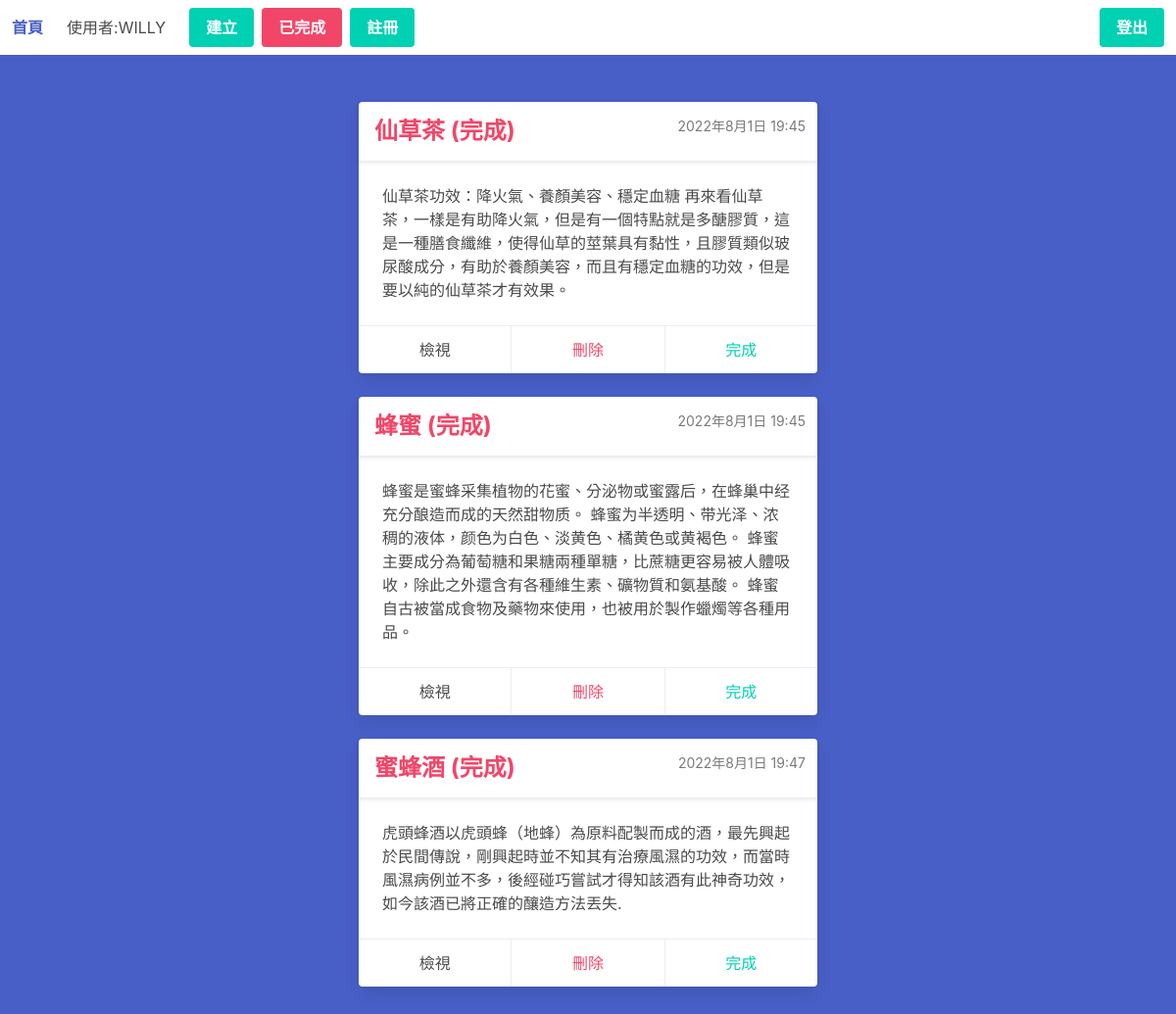
The page /todo/ (signed in) on the database its author committed.
### todo/models.py (models this page shows)
class Todo(models.Model):
    title = models.CharField(max_length=100)
    text = models.TextField(blank=True)
    created = models.DateTimeField(auto_now_add=True)
    price = models.CharField(max_length=100)
    capacity = models.CharField(max_length=100)
    photo = models.ImageField(upload_to='static/',blank=True,null=True)
    date_completed = models.DateTimeField(null=True, blank=True)
    completed = models.BooleanField(default=False)
    important = models.BooleanField(default=True)
    user = models.ForeignKey(User, on_delete=models.CASCADE)
    def __str__(self):
        return f'{self.id}-{self.title}({self.user.username})'

### todo/views.py (the view)
# urls.py: path('todo/', views.todo, name='todo'),
def todo(request):
    todos = None
    if request.user.is_authenticated:
        todos = Todo.objects.filter(user=request.user)
        print(todos)
    return render(request, './todo/todo.html', {'todos': todos})

### todo/templates/todo/todo.html (shortened to what this page needs)
{% extends 'base.html' %}  {% block content %}
<div class="hero is-link is-fullheight-with-navbar">
  <div class="hero-body">
    <div class="container">
      {% if not todos %}
      <h1 class="is-size-1">目前無列表</h1>
      <form action="{% url 'create' %}">
        <button class="button is-warning">新增</button>
      </form>
      {% else %} {% for todo in todos %}
      <div class="columns is-centered">
        <div class="column is-6">
          <div class="card">
            <header class="card-header">
              {% if todo.important %}
              <p class="card-header-title has-text-danger is-size-4">
                {{ todo.title|truncatechars:20 }} {% if todo.completed%}
                (完成){%endif %}
              </p>
              {% else %}
              <p class="card-header-title has-text-info is-size-4">
                {{todo.title|truncatechars:20}} {% if todo.completed %}
                (完成){%endif %}
              </p>
              {% endif %}
              <p class="has-text-right pr-3 py-3 has-text-grey">
                <small>{{todo.created}}</small>
              </p>
            </header>
            <div class="card-content">
              <div class="content">
                {{todo.text}}
                <br />
              </div>
            </div>
            <footer class="card-footer">
              <a href="{% url 'view' todo.id %}" class="card-footer-item">檢視</a>
              <a href="{% url 'delete' todo.id %}" class="card-footer-item has-text-danger">刪除</a>
              <a href="{% url 'completed_by_id' todo.id %}" class="card-footer-item has-text-primary">完成</a>
            </footer>
          </div>
        </div>
      </div>
      {% endfor %} {% endif %}
    </div>
  </div>
</div>
{% endblock %}

### templates/base.html (shortened to what this page needs)
{% load static %}
<!DOCTYPE html>
<html lang="zh-Hant">
  <head>
    <link
      rel="stylesheet" href="https://cdnjs.cloudflare.com/ajax/libs/font-awesome/5.15.0/css/all.min.css"
    />
    <link
      rel="stylesheet" href="https://cdn.jsdelivr.net/npm/bulma@0.9.3/css/bulma.min.css"
    />
  </head>
  <body>
    <nav class="navbar" role="navigation" aria-label="main navigation">
      <div class="navbar-brand">
         <a class="navbar-item" href="{% url 'index' %}">
          <strong>首頁</strong>
        </a>
      </div>
      <div id="navbar-links" class="navbar-menu">
        <div class="navbar-start">
          {% if user.is_authenticated %}
          <a class="navbar-item" href="{% url 'profile' %}">
            使用者:{{user.username|upper}}
          </a>
          <div class="navbar-item">
            <div class="buttons">
              <a class="button is-primary" href="{% url 'create' %}">
                <strong>建立</strong>
              </a>
              <a class="button is-danger" href="{% url 'completed' %}">
                <strong>已完成</strong>
              </a>
              <a class="button is-primary" href="{% url 'register' %}">
                <strong>註冊</strong>
              </a>
            </div>
          </div>
        </div>
        {% endif %}
        <div class="navbar-end">
          <div class="navbar-item">
            <div class="buttons">
              {% if not user.is_authenticated %}
              <a class="button is-light" href="{% url 'login' %}"> 登入 </a>
              {% else %}
              <a class="button is-primary" href="{% url 'logout' %}">
                <strong>登出</strong>
              </a>
              {% endif %}
            </div>
          </div>
        </div>
      </div>
    </nav>
    {% block content %} {% endblock %}
  </body>
</html>

### rows shown on the page
Todo: title "仙草茶", completed "(完成)", created "2022年8月1日 19:45", text "仙草茶功效：降火氣、養顏美容、穩定血糖 再來看仙草茶，一樣是有助降火氣，但是有一個特點就是多醣膠質，這是一種膳食纖維，使得仙草的莖葉具有黏性，且膠質類似玻尿酸成分，有助於養顏美容，而且有穩定血糖的功效，但是要以純的仙草茶才有效果。"
Todo: title "蜂蜜", completed "(完成)", created "2022年8月1日 19:45", text "蜂蜜是蜜蜂采集植物的花蜜、分泌物或蜜露后，在蜂巢中经充分酿造而成的天然甜物质。 蜂蜜为半透明、带光泽、浓稠的液体，颜色为白色、淡黄色、橘黄色或黄褐色。 蜂蜜主要成分為葡萄糖和果糖兩種單糖，比蔗糖更容易被人體吸收，除此之外還含有各種維生素、礦物質和氨基酸。 蜂蜜自古被當成食物及藥物來使用，也被用於製作蠟燭等各種用品。"
Todo: title "蜜蜂酒", completed "(完成)", created "2022年8月1日 19:47", text "虎頭蜂酒以虎頭蜂（地蜂）為原料配製而成的酒，最先興起於民間傳說，剛興起時並不知其有治療風濕的功效，而當時風濕病例並不多，後經碰巧嘗試才得知該酒有此神奇功效，如今該酒已將正確的釀造方法丟失."

### other values the page prints
{{ user.username|upper }} "WILLY"
